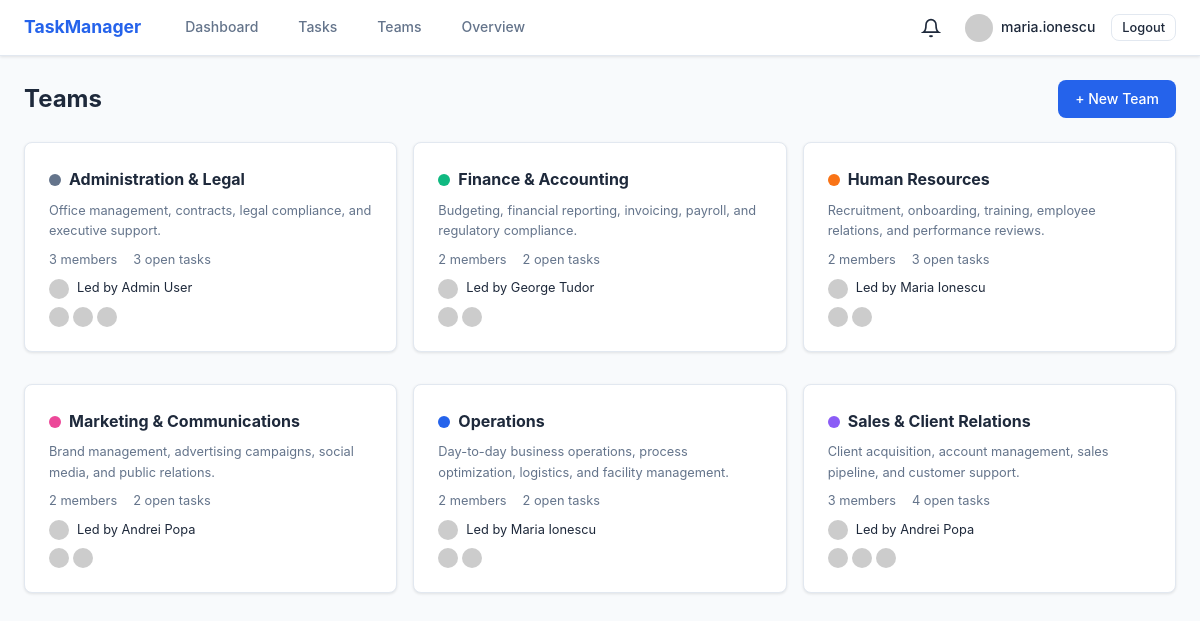
Screenshot of /teams/ (signed in) with the database file from the repository.
### models/user.py (models this page shows, shortened)
class User(UserMixin, db.Model):
    __tablename__ = 'users'
    id = db.Column(db.Integer, primary_key=True)
    username = db.Column(db.String(64), unique=True, nullable=False, index=True)
    email = db.Column(db.String(120), unique=True, nullable=False, index=True)
    password_hash = db.Column(db.String(128), nullable=False)
    full_name = db.Column(db.String(120), default='')
    job_title = db.Column(db.String(120), default='')
    department = db.Column(db.String(120), default='')
    bio = db.Column(db.Text, default='')
    role = db.Column(db.String(20), default='user')  # user, manager, admin
    is_active = db.Column(db.Boolean, default=True)
    notify_assignment = db.Column(db.Boolean, default=True)
    notify_comments = db.Column(db.Boolean, default=True)
    notify_deadlines = db.Column(db.Boolean, default=True)
    created_at = db.Column(db.DateTime, default=datetime.utcnow)
    last_seen = db.Column(db.DateTime, default=datetime.utcnow)
    tasks_created = db.relationship('Task', foreign_keys='Task.creator_id', backref='creator', lazy='dynamic')
    tasks_assigned = db.relationship('Task', foreign_keys='Task.assignee_id', backref='assignee', lazy='dynamic')
    comments = db.relationship('Comment', backref='author', lazy='dynamic')
    notifications = db.relationship('Notification', backref='user', lazy='dynamic')
    teams = db.relationship('Team', secondary=team_members, backref=db.backref('members', lazy='dynamic'))
    def gravatar(self, size=80):
        digest = hashlib.md5(self.email.lower().strip().encode()).hexdigest()
        return f'https://www.gravatar.com/avatar/{digest}?d=identicon&s={size}'
    @property
    def display_name(self):
        return self.full_name or self.username

### models/team.py (models this page shows, shortened)
class Team(db.Model):
    __tablename__ = 'teams'
    id = db.Column(db.Integer, primary_key=True)
    name = db.Column(db.String(100), unique=True, nullable=False)
    description = db.Column(db.Text, default='')
    color = db.Column(db.String(7), default='#2563eb')  # hex color for badge
    lead_id = db.Column(db.Integer, db.ForeignKey('users.id'), nullable=True)
    created_at = db.Column(db.DateTime, default=datetime.utcnow)
    lead = db.relationship('User', foreign_keys=[lead_id], backref='led_teams')
    tasks = db.relationship('Task', backref='team', lazy='dynamic')
    @property
    def member_count(self):
        return self.members.count()
    @property
    def open_tasks_count(self):
        return self.tasks.filter(Task.status != 'done').count()

### routes/teams.py (the view)
@teams_bp.route('/')
@login_required
def list_teams():
    teams = Team.query.order_by(Team.name).all()
    return render_template('teams/list.html', teams=teams)

### templates/teams/list.html (shortened to what this page needs)
{% extends "layouts/base.html" %}
{% block extra_css %}<link rel="stylesheet" href="{{ url_for('static', filename='css/dashboard.css') }}">{% endblock %}
{% block content %}
<div class="page-header">
    <h1>Teams</h1>
    {% if current_user.role in ('manager', 'admin') %}
    <a href="{{ url_for('teams.create') }}" class="btn btn-primary">+ New Team</a>
    {% endif %}
</div>
{% if teams %}
<div class="teams-grid">
    {% for team in teams %}
    <a href="{{ url_for('teams.detail', team_id=team.id) }}" class="team-card card">
        <div class="team-card-header">
            <div class="team-color-dot" style="background: {{ team.color }}"></div>
            <h3>{{ team.name }}</h3>
        </div>
        {% if team.description %}
        <p class="text-muted text-sm">{{ team.description[:120] }}{{ '...' if team.description|length > 120 }}</p>
        {% endif %}
        <div class="team-card-meta">
            <span>{{ team.member_count }} member{{ 's' if team.member_count != 1 }}</span>
            <span>{{ team.open_tasks_count }} open task{{ 's' if team.open_tasks_count != 1 }}</span>
        </div>
        {% if team.lead %}
        <div class="team-lead">
            <img src="{{ team.lead.gravatar(20) }}" class="avatar-xs">
            <span class="text-sm">Led by {{ team.lead.display_name }}</span>
        </div>
        {% endif %}
        <div class="team-members-row">
            {% for member in team.members[:5] %}
            <img src="{{ member.gravatar(24) }}" class="avatar-xs" title="{{ member.username }}">
            {% endfor %}
        </div>
    </a>
    {% endfor %}
</div>
{% else %}
<div class="card">
    <p class="text-muted">No teams yet. {% if current_user.role in ('manager', 'admin') %}Create one to get started.{% endif %}</p>
</div>
{% endif %}
{% endblock %}

### templates/layouts/base.html (shortened to what this page needs)
<!DOCTYPE html>
<html lang="en">
<head>
    <link rel="stylesheet" href="{{ url_for('static', filename='css/main.css') }}">
    {% block extra_css %}{% endblock %}
</head>
<body>
    {% if current_user.is_authenticated %}
    <nav class="navbar">
        <div class="nav-container">
            <a href="{{ url_for('dashboard.index') }}" class="nav-brand">TaskManager</a>
            <div class="nav-links">
                <a href="{{ url_for('dashboard.index') }}">Dashboard</a>
                <a href="{{ url_for('tasks.list_tasks') }}">Tasks</a>
                <a href="{{ url_for('teams.list_teams') }}">Teams</a>
                {% if current_user.role in ('manager', 'admin') %}
                <a href="{{ url_for('dashboard.overview') }}">Overview</a>
                {% endif %}
            </div>
            <div class="nav-right">
                <div class="notification-bell" id="notificationBell">
                    <svg width="20" height="20" viewBox="0 0 24 24" fill="none" stroke="currentColor" stroke-width="2"><path d="M18 8A6 6 0 0 0 6 8c0 7-3 9-3 9h18s-3-2-3-9"/><path d="M13.73 21a2 2 0 0 1-3.46 0"/></svg>
                </div>
                <a href="{{ url_for('profile.view') }}" class="nav-avatar">
                    <img src="{{ current_user.gravatar(32) }}" alt="{{ current_user.username }}" class="avatar-sm">
                    {{ current_user.username }}
                </a>
                <a href="{{ url_for('auth.logout') }}" class="btn btn-sm btn-outline">Logout</a>
            </div>
        </div>
    </nav>
    {% endif %}
    <main class="container">
        {% block content %}{% endblock %}
    </main>
</body>
</html>

### static/css/main.css (style rules this page uses)
*, *::before, *::after { box-sizing: border-box; margin: 0; padding: 0; }
:root { --primary: #2563eb; --primary-hover: #1d4ed8; --secondary: #10b981; --accent: #f59e0b; --bg: #f8fafc; --surface: #ffffff; --text: #1e293b; --text-muted: #64748b; --border: #e2e8f0; --success: #22c55e; --warning: #f97316; --error: #ef4444; --info: #3b82f6; --radius: 8px; --radius-sm: 4px; --shadow: 0 1px 3px rgba(0,0,0,.1); --shadow-md: 0 4px 6px rgba(0,0,0,.1); }
body { font-family: 'Inter', system-ui, -apple-system, sans-serif; background: var(--bg); color: var(--text); line-height: 1.6; font-size: 14px; }
a { color: var(--primary); text-decoration: none; }
.navbar { background: var(--surface); border-bottom: 1px solid var(--border); padding: 0 1.5rem; height: 56px; position: sticky; top: 0; z-index: 100; box-shadow: var(--shadow); }
.nav-container { max-width: 1200px; margin: 0 auto; display: flex; align-items: center; height: 100%; gap: 2rem; }
.nav-brand { font-weight: 700; font-size: 1.1rem; color: var(--primary); }
.nav-links { display: flex; gap: 1rem; flex: 1; }
.nav-links a { color: var(--text-muted); padding: .5rem .75rem; border-radius: var(--radius-sm); font-weight: 500; font-size: .875rem; }
.nav-right { display: flex; align-items: center; gap: 1rem; }
.nav-avatar { display: flex; align-items: center; gap: .5rem; color: var(--text); font-weight: 500; font-size: .875rem; }
.container { max-width: 1200px; margin: 0 auto; padding: 1.5rem; }
.card { background: var(--surface); border: 1px solid var(--border); border-radius: var(--radius); padding: 1.5rem; margin-bottom: 1rem; box-shadow: var(--shadow); }
.card h3 { margin-bottom: 1rem; font-size: 1rem; }
.btn { display: inline-flex; align-items: center; gap: .5rem; padding: .5rem 1rem; border-radius: var(--radius); border: 1px solid transparent; font-weight: 500; font-size: .875rem; cursor: pointer; transition: all .15s; text-decoration: none; line-height: 1.4; }
.btn-primary { background: var(--primary); color: #fff; }
.btn-outline { background: transparent; color: var(--text); border-color: var(--border); }
.btn-sm { padding: .25rem .625rem; font-size: .8rem; }
.page-header { display: flex; justify-content: space-between; align-items: center; margin-bottom: 1.5rem; }
.page-header h1 { font-size: 1.5rem; }
.avatar-xs { width: 20px; height: 20px; border-radius: 50%; vertical-align: middle; }
.avatar-sm { width: 28px; height: 28px; border-radius: 50%; vertical-align: middle; }
.notification-bell { position: relative; cursor: pointer; padding: .5rem; display: flex; align-items: center; }
.teams-grid { display: grid; grid-template-columns: repeat(auto-fill, minmax(300px, 1fr)); gap: 1rem; }
.team-card { transition: box-shadow .15s; cursor: pointer; color: var(--text); }
.team-card-header { display: flex; align-items: center; gap: .5rem; margin-bottom: .5rem; }
.team-card-header h3 { margin: 0; font-size: 1rem; }
.team-card-meta { display: flex; gap: 1rem; font-size: .8rem; color: var(--text-muted); margin: .5rem 0; }
.team-lead { display: flex; align-items: center; gap: .5rem; margin: .5rem 0; }
.team-members-row { display: flex; align-items: center; gap: .25rem; margin-top: .5rem; }
.team-color-dot { width: 12px; height: 12px; border-radius: 50%; display: inline-block; flex-shrink: 0; }
.text-muted { color: var(--text-muted); }
.text-sm { font-size: .8rem; }

### rows the page displays
User: username "maria.ionescu"
Team: name "Administration & Legal", description "Office management, contracts, legal compliance, and executive support.", member_count "3", member_count "s", open_tasks_count "3", open_tasks_count "s", lead.display_name "Admin User"
Team: name "Finance & Accounting", description "Budgeting, financial reporting, invoicing, payroll, and regulatory compliance.", member_count "2", member_count "s", open_tasks_count "2", open_tasks_count "s", lead.display_name "George Tudor"
Team: name "Human Resources", description "Recruitment, onboarding, training, employee relations, and performance reviews.", member_count "2", member_count "s", open_tasks_count "3", open_tasks_count "s", lead.display_name "Maria Ionescu"
Team: name "Marketing & Communications", description "Brand management, advertising campaigns, social media, and public relations.", member_count "2", member_count "s", open_tasks_count "2", open_tasks_count "s", lead.display_name "Andrei Popa"
Team: name "Operations", description "Day-to-day business operations, process optimization, logistics, and facility management.", member_count "2", member_count "s", open_tasks_count "2", open_tasks_count "s", lead.display_name "Maria Ionescu"
Team: name "Sales & Client Relations", description "Client acquisition, account management, sales pipeline, and customer support.", member_count "3", member_count "s", open_tasks_count "4", open_tasks_count "s", lead.display_name "Andrei Popa"
